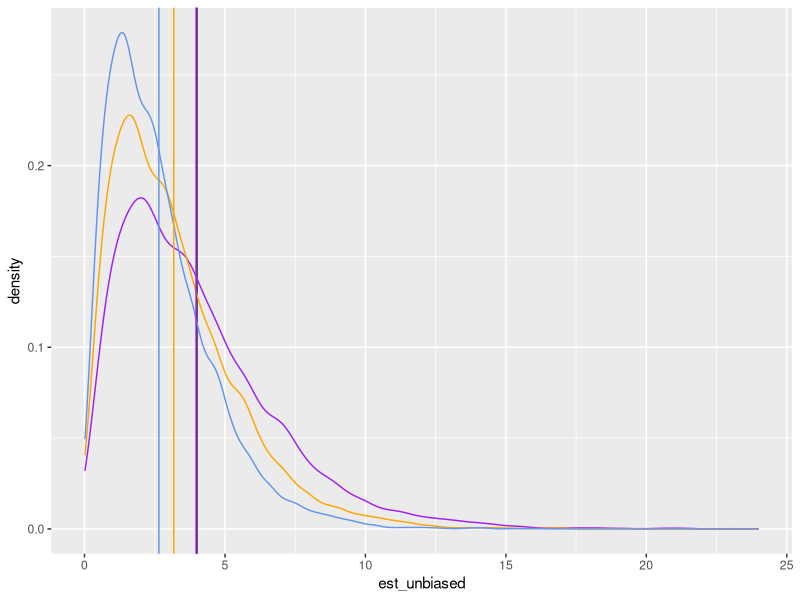

Generate this figure with R:
## ---- chunk 1
knitr::opts_chunk$set(echo = TRUE)

library(readr)
library(dplyr)
library(ggplot2)
## ---- chunk 2
# set a seed for random number generation so the results are reproducible
set.seed(57336)

# sample size and the true mu and sigma used for simulating data
n <- 5
true_mu <- 5
true_sigma <- 2

# number of simulated data sets to generate
num_sims <- 10000

# Set up a data frame to store our estimates.
#
# Think of this as an empty spreadsheet with three columns:
# one each to store our three different estimates.
#
# There are 10000 rows, giving us space to store the parameter
# estimates from each simulated data set.
estimates <- data.frame(
  est_unbiased = rep(NA, num_sims),
  est_mle = rep(NA, num_sims),
  est_min_mse = rep(NA, num_sims)
)

# The for loop below runs once for each number in the result of calling seq_len(num_sims).
# seq_len(num_sims) generates a sequence of integers starting at 1 and going up to 10000
# Basically the code inside the curly braces will run 10000 times
# Each time the code runs, the variable i will have a different value between 1 and 10000
for(i in seq_len(num_sims)) {
  # simulate a data set of size n with specified mean and standard deviation
  # after this line, x is a vector of 5 numbers
  x <- rnorm(n, mean = true_mu, sd = true_sigma)
  
  # calculate the sample mean of the x's.  You will want to use this below.
  sample_mean <- mean(x)
  
  # calculate each of the three estimates based on the sample values in x.
  estimates$est_unbiased[i] <- sum((x - sample_mean)^2) / (n - 1)
  estimates$est_mle[i] <- sum((x - sample_mean)^2) / n
  estimates$est_min_mse[i] <- sum((x - sample_mean)^2) / (n + 1)
}
## ---- chunk 3
View(estimates)
## ---- chunk 4
bias_unbiased <- mean(estimates$est_unbiased) - true_sigma^2
bias_unbiased
var_unbiased <- var(estimates$est_unbiased)
var_unbiased
mse_unbiased <- bias_unbiased^2 + var_unbiased
mse_unbiased
## ---- chunk 5
bias_mle <- mean(estimates$est_mle) - true_sigma^2
bias_mle
var_mle <- var(estimates$est_mle)
var_mle
mse_mle <- bias_mle^2 + var_mle
mse_mle
## ---- chunk 6
bias_min_mse <- mean(estimates$est_min_mse) - true_sigma^2
bias_min_mse
var_min_mse <- var(estimates$est_min_mse)
var_min_mse
mse_min_mse <- bias_min_mse^2 + var_min_mse
mse_min_mse
## ---- chunk 7
ggplot(data = estimates) +
  geom_vline(xintercept = true_sigma^2) +
  geom_density(mapping = aes(x = est_unbiased), color = "purple") +
  geom_density(mapping = aes(x = est_mle), color = "orange") +
  geom_density(mapping = aes(x = est_min_mse), color = "cornflowerblue") +
  geom_vline(xintercept = mean(estimates$est_unbiased), color = "purple") +
  geom_vline(xintercept = mean(estimates$est_mle), color = "orange") +
  geom_vline(xintercept = mean(estimates$est_min_mse), color = "cornflowerblue")
